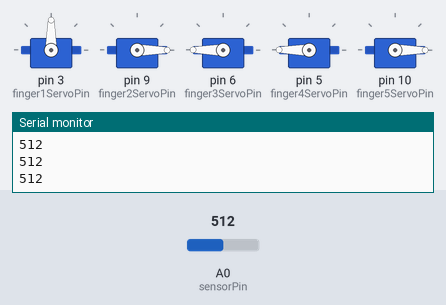
A sketch run on a simulated Arduino Uno, built with avr-gcc and run on an emulated ATmega328P. Shown: 5 × servo, the last lines printed to the serial monitor. The test bench sets the inputs (shaded band); at power-on: A0 (sensorPin) = 512.

Above: at 1.2 s.
1.3 s: A0 (sensorPin) set to 153
2.8 s: A0 (sensorPin) set to 126
At 3.2 s:
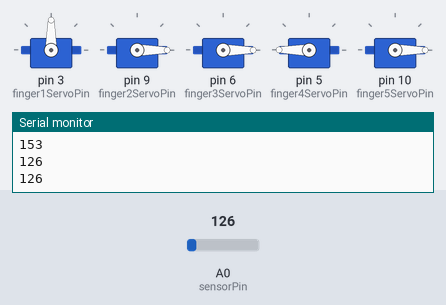
4.3 s: A0 (sensorPin) set to 55
5.8 s: A0 (sensorPin) set to 46
At 7.0 s:
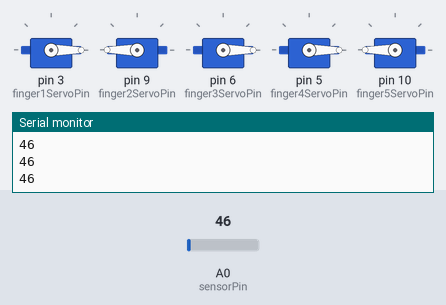
7.3 s: A0 (sensorPin) set to 122
At 8.6 s:
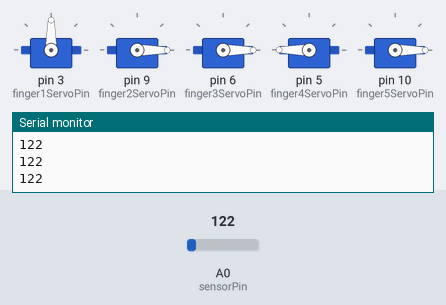
8.9 s: A0 (sensorPin) set to 150
At 10.0 s:
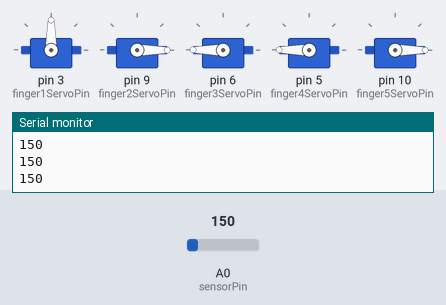
Timing chart, 0 to 11.5 s (numbered marks = the images above; inputs shaded):
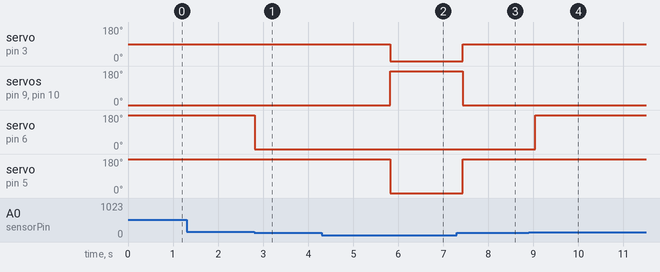

The sketch:

robothand_sensorcontrolled.ino
```cpp
#include <Servo.h> // servo library

int sensorPin = A0; // incoming analog signal from sensor to pin A0
int sensorReadValue = 0; // reads the value coming from the sensor at pin A0
int finger1ServoPin = 3; // PWM pin 9 will be used to control servo
int finger2ServoPin = 9;
int finger3ServoPin = 6;
int finger4ServoPin = 5;
int finger5ServoPin = 10;
int finger1Closed = 90;
int finger2Closed = 0;
int finger3Closed = 180;
int finger4Closed = 180;
int finger5Closed = 0;
int finger1Open = 0;
int finger2Open = 180;
int finger3Open = 0;
int finger4Open = 0;
int finger5Open = 180;

Servo finger1Servo; // names the servo
Servo finger2Servo;
Servo finger3Servo;
Servo finger4Servo;
Servo finger5Servo;

void setup() {

  finger1Servo.attach(finger1ServoPin); // attach servo to fingerServoPin
  finger2Servo.attach(finger2ServoPin);
  finger3Servo.attach(finger3ServoPin);
  finger4Servo.attach(finger4ServoPin);
  finger5Servo.attach(finger5ServoPin);
  Serial.begin(9600);


}

void loop() {

  sensorReadValue = analogRead(sensorPin); // reading from pin A0
  Serial.println(sensorReadValue);


  if(50 < sensorReadValue < 140){ // if the sensor value is greater than 140 servo moves to 0 degrees which is finger closed position
    finger1Servo.write(finger1Closed);
    finger2Servo.write(finger2Closed);
    finger3Servo.write(finger3Open);
    finger4Servo.write(finger4Closed);
    finger5Servo.write(finger5Closed);

    if (sensorReadValue >= 140){
    finger1Servo.write(finger1Closed);
    finger2Servo.write(finger2Closed);
    finger3Servo.write(finger3Closed);
    finger4Servo.write(finger4Closed);
    finger5Servo.write(finger5Closed);
    }

    if (sensorReadValue <= 50){ //if sensor value is less than 50 servo moves to 180 degrees, finger open position
    finger1Servo.write(finger1Open);
    finger2Servo.write(finger2Open);
    finger3Servo.write(finger3Open);
    finger4Servo.write(finger4Open);
    finger5Servo.write(finger5Open);
    }
  }


  delay(200);


}
```

Measured:
- the behaviour switches between 140 and 139 on A0 (sensorPin) (found by bisection; images 0 and 1)
- the behaviour switches between 51 and 50 on A0 (sensorPin) (found by bisection; images 1 and 2)
- after the input at 2.8 s, servo on pin 6 (finger3ServoPin): 180° → 0° at once
- after the input at 5.8 s, servo on pin 3 (finger1ServoPin): 90° → 0° at once; servo on pin 9 (finger2ServoPin), servo on pin 10 (finger5ServoPin): 0° → 180° at once; servo on pin 5 (finger4ServoPin): 180° → 0° at once
- after the input at 7.3 s, servo on pin 3 (finger1ServoPin): 0° → 90° after 0.13 s; servo on pin 9 (finger2ServoPin), servo on pin 10 (finger5ServoPin): 180° → 0° after 0.13 s; servo on pin 5 (finger4ServoPin): 0° → 180° after 0.13 s
- after the input at 8.9 s, servo on pin 6 (finger3ServoPin): 0° → 180° after 0.14 s
